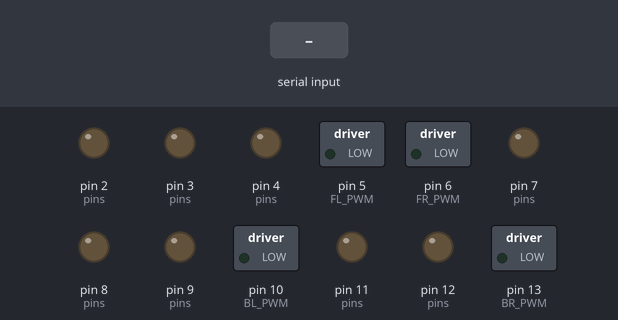
A sketch run on a simulated Arduino Uno, built with avr-gcc and run on an emulated ATmega328P. Shown: switched loads named in the sketch (green lamp = pin HIGH), output pins drawn as LEDs (lit = HIGH). Inputs (shaded band) come from the test bench. What the sketch prints to the serial monitor is not drawn.

Above: at 1.7 s.
1.8 s: "F" received over Serial
At 2.1 s:
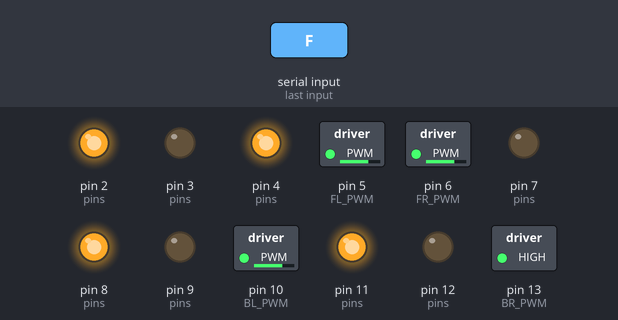
3.3 s: "B" received over Serial
At 4.5 s:
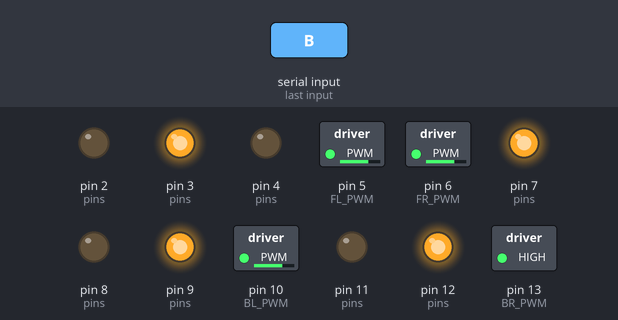
4.8 s: "L" received over Serial
At 5.6 s:
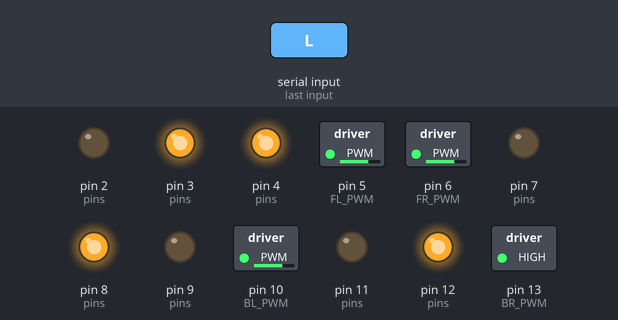
6.3 s: "R" received over Serial
At 6.8 s:
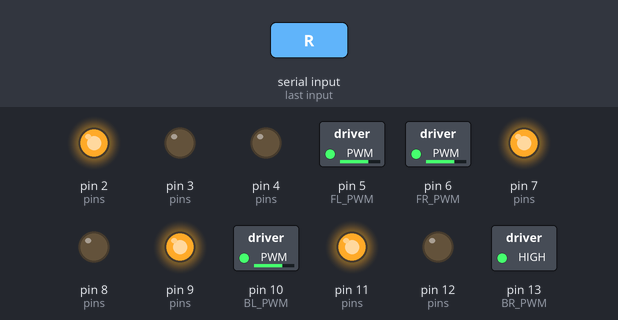
7.8 s: "C" received over Serial
At 9.0 s:
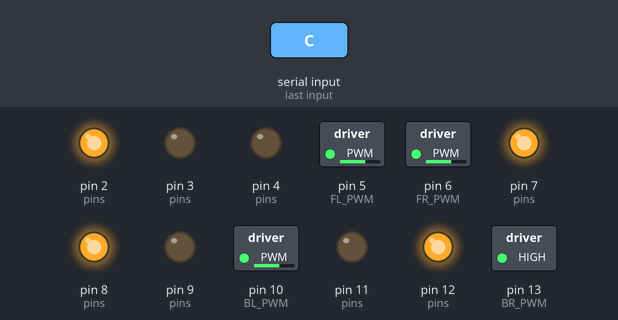
9.3 s: "A" received over Serial
At 10.2 s:
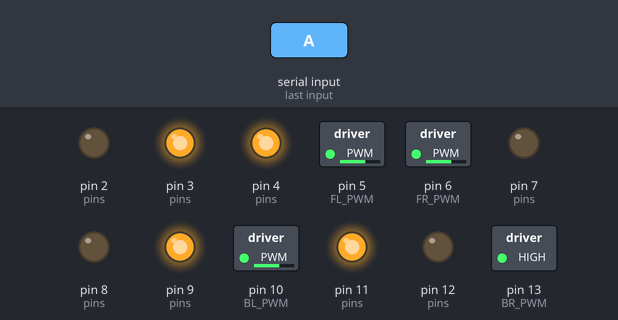
Timing chart, 0 to 11.8 s (numbered marks = the images above; inputs shaded):
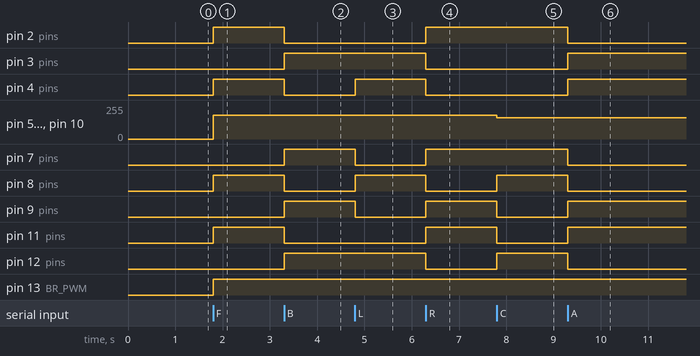

The sketch:

omi.ino
```cpp
// === MAPPAGE DES PINS ===
// Moteurs avant gauche (FL)
#define FL_IN1 2
#define FL_IN2 3
#define FL_PWM 5

// Moteurs avant droit (FR)
#define FR_IN1 4
#define FR_IN2 7
#define FR_PWM 6

// Moteurs arrière gauche (BL)
#define BL_IN1 8
#define BL_IN2 9
#define BL_PWM 10

// Moteurs arrière droit (BR)
#define BR_IN1 11
#define BR_IN2 12
#define BR_PWM 13

// Capteur ultrason
#define TRIG A1
#define ECHO A2

// Capteur infrarouge (ligne blanche)
#define IR_SENSOR A0

// === CONSTANTES ===
const int SPEED = 180;
const int TURN_SPEED = 160;
const int STOP_DELAY = 50;

// === SETUP ===
void setup() {
  Serial.begin(9600);

  int pins[] = {FL_IN1, FL_IN2, FR_IN1, FR_IN2, BL_IN1, BL_IN2, BR_IN1, BR_IN2};
  for (int i = 0; i < 8; i++) pinMode(pins[i], OUTPUT);

  pinMode(FL_PWM, OUTPUT); pinMode(FR_PWM, OUTPUT);
  pinMode(BL_PWM, OUTPUT); pinMode(BR_PWM, OUTPUT);

  pinMode(TRIG, OUTPUT); pinMode(ECHO, INPUT);
  pinMode(IR_SENSOR, INPUT);

  stop_all();
  delay(500);
  Serial.println("READY");
}

// === LOOP PRINCIPALE ===
void loop() {
  if (Serial.available()) {
    char cmd = Serial.read();

    switch (cmd) {
      case 'F': move_forward(); break;
      case 'B': move_backward(); break;
      case 'L': move_left(); break;
      case 'R': move_right(); break;
      case 'C': rotate_cw(); break;
      case 'A': rotate_ccw(); break;
      case 'S': stop_all(); break;
      case 'D': send_distance(); break;
      case 'I': send_ir(); break;
      default: Serial.println("ERR"); break;
    }
  }
}

// === MOUVEMENTS OMNIDIRECTIONNELS ===
void move_forward() {
  drive_motor(FL_IN1, FL_IN2, FL_PWM, SPEED);
  drive_motor(FR_IN1, FR_IN2, FR_PWM, SPEED);
  drive_motor(BL_IN1, BL_IN2, BL_PWM, SPEED);
  drive_motor(BR_IN1, BR_IN2, BR_PWM, SPEED);
}

void move_backward() {
  drive_motor(FL_IN2, FL_IN1, FL_PWM, SPEED);
  drive_motor(FR_IN2, FR_IN1, FR_PWM, SPEED);
  drive_motor(BL_IN2, BL_IN1, BL_PWM, SPEED);
  drive_motor(BR_IN2, BR_IN1, BR_PWM, SPEED);
}

void move_left() {
  drive_motor(FL_IN2, FL_IN1, FL_PWM, SPEED);
  drive_motor(FR_IN1, FR_IN2, FR_PWM, SPEED);
  drive_motor(BL_IN1, BL_IN2, BL_PWM, SPEED);
  drive_motor(BR_IN2, BR_IN1, BR_PWM, SPEED);
}

void move_right() {
  drive_motor(FL_IN1, FL_IN2, FL_PWM, SPEED);
  drive_motor(FR_IN2, FR_IN1, FR_PWM, SPEED);
  drive_motor(BL_IN2, BL_IN1, BL_PWM, SPEED);
  drive_motor(BR_IN1, BR_IN2, BR_PWM, SPEED);
}

void rotate_cw() {
  drive_motor(FL_IN1, FL_IN2, FL_PWM, TURN_SPEED);
  drive_motor(FR_IN2, FR_IN1, FR_PWM, TURN_SPEED);
  drive_motor(BL_IN1, BL_IN2, BL_PWM, TURN_SPEED);
  drive_motor(BR_IN2, BR_IN1, BR_PWM, TURN_SPEED);
}

void rotate_ccw() {
  drive_motor(FL_IN2, FL_IN1, FL_PWM, TURN_SPEED);
  drive_motor(FR_IN1, FR_IN2, FR_PWM, TURN_SPEED);
  drive_motor(BL_IN2, BL_IN1, BL_PWM, TURN_SPEED);
  drive_motor(BR_IN1, BR_IN2, BR_PWM, TURN_SPEED);
}

// === MOTEUR INDIVIDUEL ===
void drive_motor(int in1, int in2, int pwm_pin, int speed) {
  digitalWrite(in1, HIGH);
  digitalWrite(in2, LOW);
  analogWrite(pwm_pin, speed);
}

void stop_all() {
  analogWrite(FL_PWM, 0);
  analogWrite(FR_PWM, 0);
  analogWrite(BL_PWM, 0);
  analogWrite(BR_PWM, 0);
}

// === CAPTEURS ===
void send_distance() {
  digitalWrite(TRIG, LOW); delayMicroseconds(2);
  digitalWrite(TRIG, HIGH); delayMicroseconds(10);
  digitalWrite(TRIG, LOW);
  long duration = pulseIn(ECHO, HIGH);
  int distance = duration * 0.034 / 2;
  Serial.println(distance);
}

void send_ir() {
  int value = analogRead(IR_SENSOR);
  Serial.println(value);
}
```

Measured:
- after the input at 1.8 s, pin 2 (pins), pin 4 (pins), pin 8 (pins), pin 11 (pins), pin 13 (BR_PWM): LOW → HIGH at once; pin 5 (FL_PWM), pin 6 (FR_PWM), pin 10 (BL_PWM): 0/255 → 180/255 at once
- after the input at 3.3 s, pin 2 (pins), pin 4 (pins), pin 8 (pins), pin 11 (pins): HIGH → LOW at once; pin 3 (pins), pin 7 (pins), pin 9 (pins), pin 12 (pins): LOW → HIGH at once
- after the input at 4.8 s, pin 4 (pins), pin 8 (pins): LOW → HIGH at once; pin 7 (pins), pin 9 (pins): HIGH → LOW at once
- after the input at 6.3 s, pin 2 (pins), pin 7 (pins), pin 9 (pins), pin 11 (pins): LOW → HIGH at once; pin 3 (pins), pin 4 (pins), pin 8 (pins), pin 12 (pins): HIGH → LOW at once
- after the input at 7.8 s, pin 5 (FL_PWM), pin 6 (FR_PWM), pin 10 (BL_PWM): 180/255 → 160/255 at once; pin 8 (pins), pin 12 (pins): LOW → HIGH at once; pin 9 (pins), pin 11 (pins): HIGH → LOW at once
- after the input at 9.3 s, pin 2 (pins), pin 7 (pins), pin 8 (pins), pin 12 (pins): HIGH → LOW at once; pin 3 (pins), pin 4 (pins), pin 9 (pins), pin 11 (pins): LOW → HIGH at once
